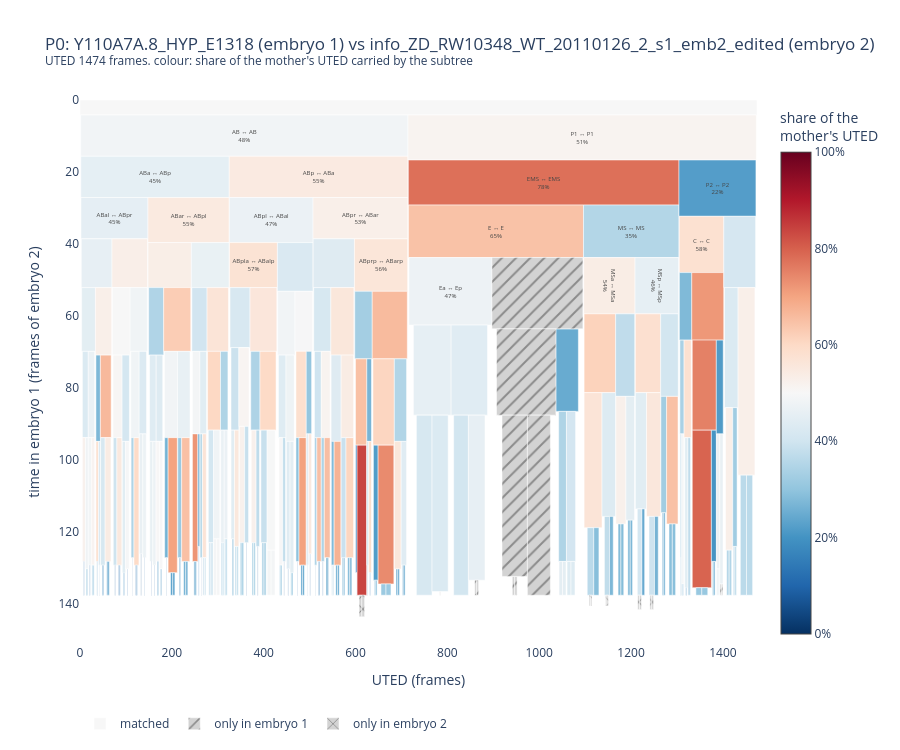

This figure's notebook cell:
### Markdown cell above
### Share of the mother's distance

Each bar is coloured by the share of its mother's UTED that it carries.
When a cell divides and its two daughters differ as much from the wild type,
each carries about half of the distance below their mother (a bit less, as
the mother's own cost is part of it): white. A daughter that takes most of
it is red, its sister blue. Following the red bars from the root gives the
path to the deviation, and the level where the colours turn back to white
is where it stops being carried by one branch.

### Code cell
figure.mother().show()

### Figure 1 — Plotly figure (JSON) as saved in the notebook; plotly's stock layout.template omitted (floating-point values rounded to 4 significant figures; data arrays with more than 128 entries replaced by an {"elided": "..."} marker saying what was removed)
{"data": [{"base": {"elided": "341 float values"}, "hoverinfo": "text", "hovertext": {"elided": "341 str values"}, "insidetextanchor": "middle", "marker": {"cmax": 100, "cmid": 50, "cmin": 0, "color": {"elided": "341 float values"}, "colorbar": {"ticksuffix": "%", "title": {"text": "share of the<br>mother's UTED"}}, "colorscale": [[0.0, "rgb(103,0,31)"], [0.1, "rgb(178,24,43)"], [0.2, "rgb(214,96,77)"], [0.3, "rgb(244,165,130)"], [0.4, "rgb(253,219,199)"], [0.5, "rgb(247,247,247)"], [0.6, "rgb(209,229,240)"], [0.7, "rgb(146,197,222)"], [0.8, "rgb(67,147,195)"], [0.9, "rgb(33,102,172)"], [1.0, "rgb(5,48,97)"]], "line": {"color": "white", "width": 0.5}, "reversescale": true}, "name": "matched", "text": {"elided": "341 str values"}, "textposition": "inside", "type": "bar", "width": {"elided": "341 float values"}, "x": {"elided": "341 float values"}, "y": {"elided": "341 float values"}}, {"base": [136.6, 136.6, 133.5, 133.5, 43.81, 63.62, 87.61, 132.5, 132.5, 87.61, 134.5, 134.5], "hoverinfo": "text", "hovertext": ["<b>Ealpa (no match)</b><br>subtree UTED: 1.0 frames<br>share of the total: 0.1% for 0.3% of the cells (0.25× expected)<br>share of the mother: 3%<br>born at: 136.6", "<b>Ealpp (no match)</b><br>subtree UTED: 1.0 frames<br>share of the total: 0.1% for 0.3% of the cells (0.25× expected)<br>share of the mother: 3%<br>born at: 136.6", "<b>Earpa (no match)</b><br>subtree UTED: 4.2 frames<br>share of the total: 0.3% for 0.3% of the cells (1.00× expected)<br>share of the mother: 12%<br>born at: 133.5", "<b>Earpp (no match)</b><br>subtree UTED: 4.2 frames<br>share of the total: 0.3% for 0.3% of the cells (1.00× expected)<br>share of the mother: 12%<br>born at: 133.5", "<b>Ep (no match)</b><br>subtree UTED: 198.1 frames<br>share of the total: 13.4% for 3.7% of the cells (3.65× expected)<br>share of the mother: 52%<br>born at: 43.8", "<b>Epl (no match)</b><br>subtree UTED: 129.3 frames<br>share of the total: 8.8% for 1.4% of the cells (6.19× expected)<br>share of the mother: 65%<br>born at: 63.6", "<b>Epla (no match)</b><br>subtree UTED: 55.3 frames<br>share of the total: 3.7% for 0.8% of the cells (4.41× expected)<br>share of the mother: 43%<br>born at: 87.6", "<b>Eplaa (no match)</b><br>subtree UTED: 5.2 frames<br>share of the total: 0.4% for 0.3% of the cells (1.25× expected)<br>share of the mother: 9%<br>born at: 132.5", "<b>Eplap (no match)</b><br>subtree UTED: 5.2 frames<br>share of the total: 0.4% for 0.3% of the cells (1.25× expected)<br>share of the mother: 9%<br>born at: 132.5", "<b>Eplp (no match)</b><br>subtree UTED: 50.1 frames<br>share of the total: 3.4% for 0.3% of the cells (11.99× expected)<br>share of the mother: 39%<br>born at: 87.6", "<b>Cpppa (no match)</b><br>subtree UTED: 3.1 frames<br>share of the total: 0.2% for 0.3% of the cells (0.75× expected)<br>share of the mother: 45%<br>born at: 134.5", "<b>Cpppp (no match)</b><br>subtree UTED: 3.1 frames<br>share of the total: 0.2% for 0.3% of the cells (0.75× expected)<br>share of the mother: 45%<br>born at: 134.5"], "insidetextanchor": "middle", "marker": {"color": "lightgrey", "line": {"color": "white", "width": 0.5}, "pattern": {"shape": "/"}}, "name": "only in embryo 1", "text": ["", "", "", "", "", "", "", "", "", "", "", ""], "textposition": "inside", "type": "bar", "width": [1.043, 1.043, 4.172, 4.172, 198.1, 129.3, 55.28, 5.215, 5.215, 50.06, 3.129, 3.129], "x": [783.6, 784.6, 861.7, 865.9, 996.1, 971.6, 946.6, 944.0, 949.2, 999.3, 1395.0, 1398.0], "y": [1.043, 1.043, 4.172, 4.172, 19.82, 23.99, 44.85, 5.215, 5.215, 50.06, 3.129, 3.129]}, {"base": [137.7, 137.7, 137.7, 137.7, 137.7, 137.7, 137.7, 137.7, 137.7, 137.7], "hoverinfo": "text", "hovertext": ["<b>ABarppapp</b>: no match in embryo 1<br>cost: 6.0 frames (its lifetime)<br>born at: 131.0 in embryo 2", "<b>ABarppapa</b>: no match in embryo 1<br>cost: 6.0 frames (its lifetime)<br>born at: 131.0 in embryo 2", "<b>MSaaaap</b>: no match in embryo 1<br>cost: 3.0 frames (its lifetime)<br>born at: 134.0 in embryo 2", "<b>MSaaaaa</b>: no match in embryo 1<br>cost: 3.0 frames (its lifetime)<br>born at: 134.0 in embryo 2", "<b>MSaapap</b>: no match in embryo 1<br>cost: 3.0 frames (its lifetime)<br>born at: 134.0 in embryo 2", "<b>MSaapaa</b>: no match in embryo 1<br>cost: 3.0 frames (its lifetime)<br>born at: 134.0 in embryo 2", "<b>MSpaaap</b>: no match in embryo 1<br>cost: 4.0 frames (its lifetime)<br>born at: 133.0 in embryo 2", "<b>MSpaaaa</b>: no match in embryo 1<br>cost: 4.0 frames (its lifetime)<br>born at: 133.0 in embryo 2", "<b>MSpapap</b>: no match in embryo 1<br>cost: 4.0 frames (its lifetime)<br>born at: 133.0 in embryo 2", "<b>MSpapaa</b>: no match in embryo 1<br>cost: 4.0 frames (its lifetime)<br>born at: 133.0 in embryo 2"], "insidetextanchor": "middle", "marker": {"color": "lightgrey", "line": {"color": "white", "width": 0.5}, "pattern": {"shape": "x"}}, "name": "only in embryo 2", "text": ["", "", "", "", "", "", "", "", "", ""], "textposition": "inside", "type": "bar", "width": [6.0, 6.0, 3.0, 3.0, 3.0, 3.0, 4.0, 4.0, 4.0, 4.0], "x": [610.7, 616.7, 1110.0, 1113.0, 1146.0, 1149.0, 1217.0, 1221.0, 1243.0, 1247.0], "y": [6.0, 6.0, 3.0, 3.0, 3.0, 3.0, 4.0, 4.0, 4.0, 4.0]}], "layout": {"bargap": 0, "barmode": "overlay", "height": 750, "legend": {"orientation": "h", "y": -0.12}, "plot_bgcolor": "white", "title": {"text": "P0: Y110A7A.8_HYP_E1318 (embryo 1) vs info_ZD_RW10348_WT_20110126_2_s1_emb2_edited (embryo 2)<br><sup>UTED 1474 frames. colour: share of the mother's UTED carried by the subtree</sup>"}, "uniformtext": {"minsize": 6, "mode": "hide"}, "xaxis": {"range": [0, 1474.0], "title": {"text": "UTED (frames)"}}, "yaxis": {"autorange": "reversed", "title": {"text": "time in embryo 1 (frames of embryo 2)"}}}}
